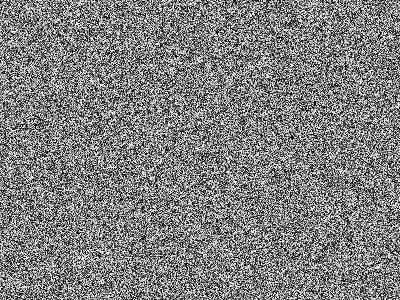

This chart was generated by the following Python code:
import numpy as np
from PIL import Image

# Define the dimensions of the image
width = 400   # Width of the image
height = 300  # Height of the image

# Generate random pixel data for black and white static
random_image_array = np.random.randint(0, 256, (height, width), dtype='uint8')

# Create a grayscale image
random_image = Image.fromarray(random_image_array, mode='L')


# Save the image as static.jpg
random_image.save('static.jpg')
